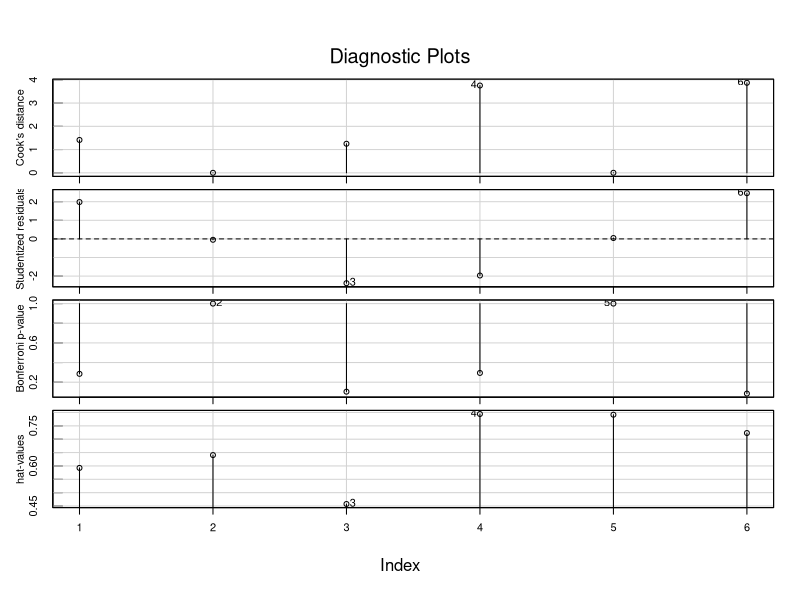
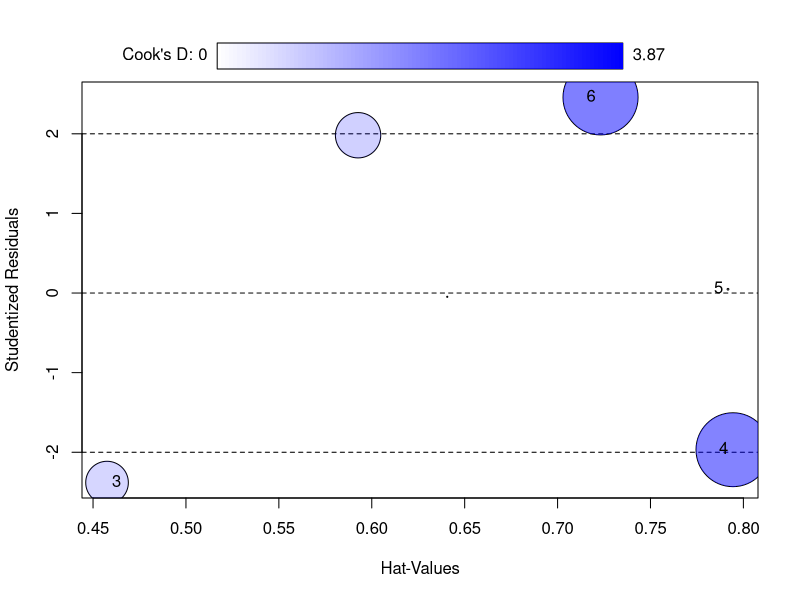
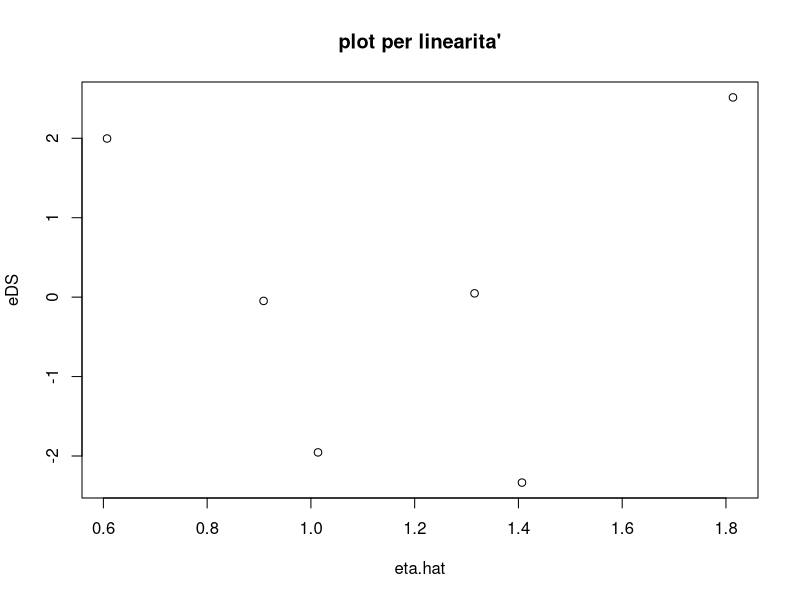
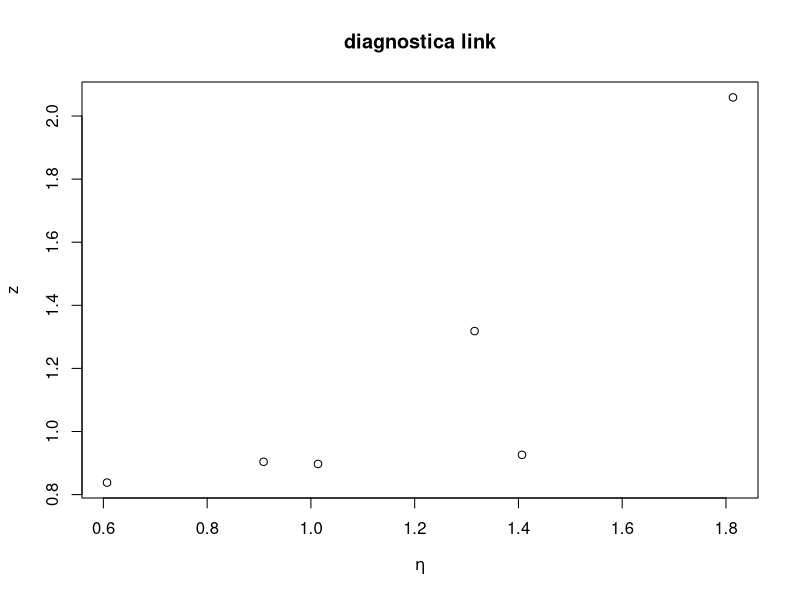
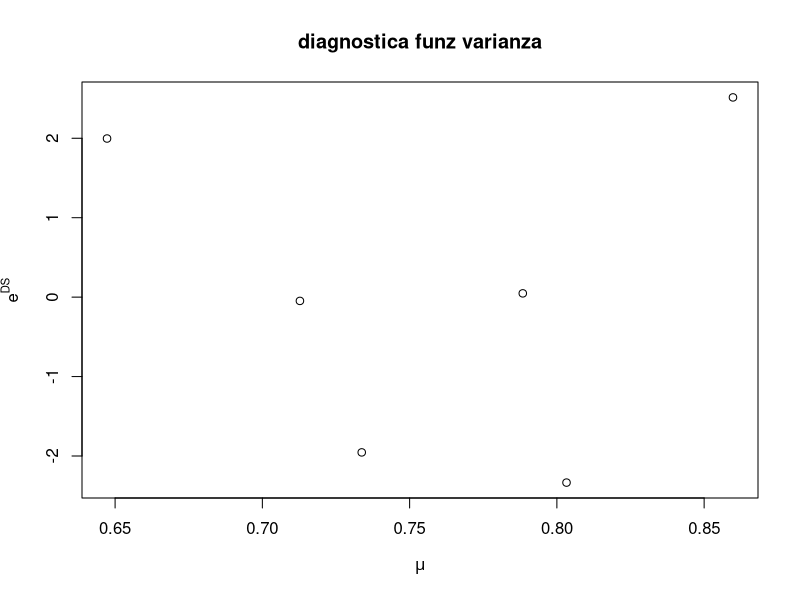
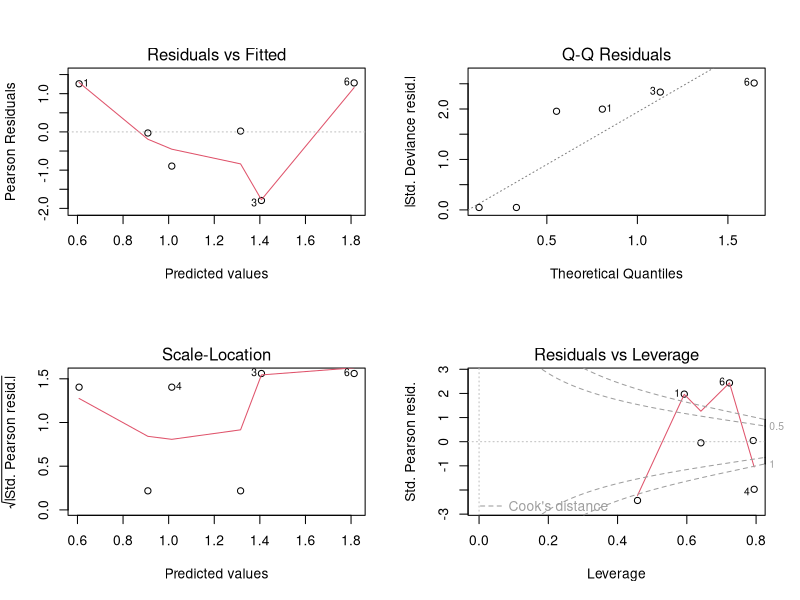
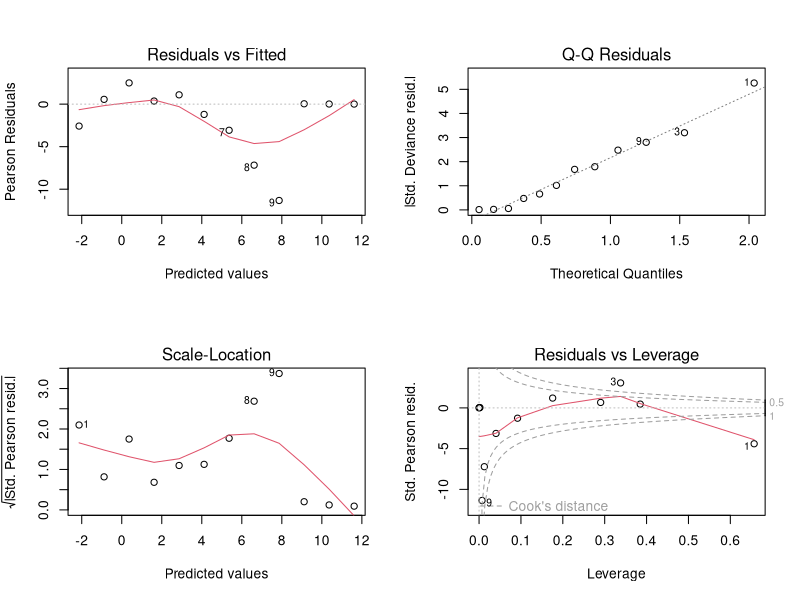
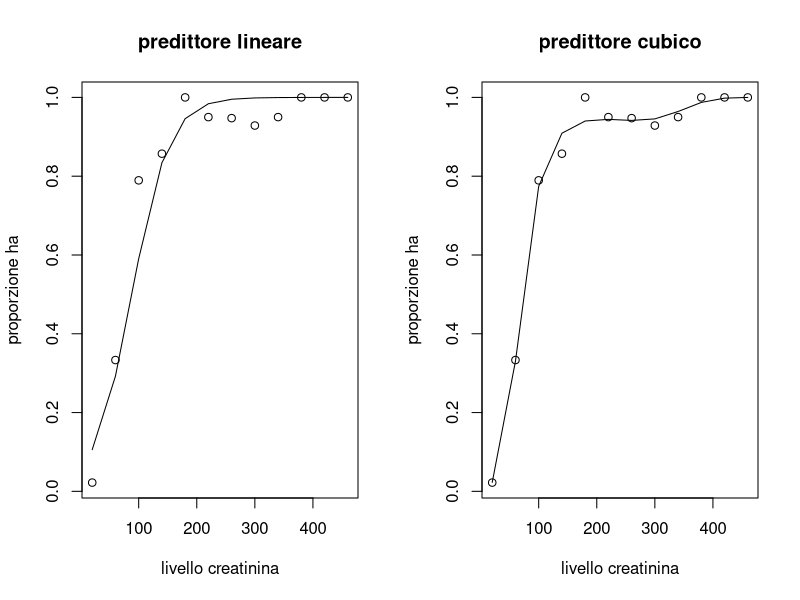

These charts were generated, in order, by the following R code:


###############
#STATISTICA III
###############

#____________________________________
#     LEZIONE 4: diagnostica
#____________________________________


#-------
#RESIDUI
#-------

#R fornisce molti tipi di residui

#residuals(mod) o residuals(mod,type="deviance")   fornisce i residui di devianza.
#E' la scelta di default per la diagnostica

#residuals(mod,type="pearson")   fornisce i residui di pearson

#residuals(mod,type="response")   fornisce i residui in termini di risposta,
#cioe' freq rel oss-prob stimate, cioe' yi-mui.hat. Sono i residui grezzi e
#numeratore dei residui di pearson

#residuals(mod,type="working")   fornisce un tipo di residui sotto prodotto della procedura IRLS,
#non servono per la diagnostica attenzione!!: mod$residuals fornisce i working


#LEVERAGE
#---------

#a differenza degli lm, la hat matrix H e' funzione non solo delle esplicative ma anche
#della risposta. Il leverage si usa in modo analogo agli lm: un leverage h.ii elevato e'
#indice di un punto di leva (potenziale punto influente), inoltre il leverage serve per
#ottenere residui standardizzati e jack-knifed estraendo gli h.ii dalla diagonale
#principale della matrice H

#influence(mod)$hat
#hatvalues(mod)

#RESIDUI STANDARDIZED E JACK-KNIFED (INT. O EST. STUDENTIZZATI)
#---------------------------------------------------------------

#le funzioni sono le stesse degli lm:  rstandard(mod) e rstudent(mod)
#rstandard possono essere di devianza o di pearson (occorre specificare il type="")

#rstudent no (sono solo un'approssimazione (di Williams) dei veri residui 
#jack-knifed)


#-----------------------------------------------------------------------------
#Binomial regression: Dataset proveniente da "The American Voter" 
#------------------------------------------------------------------------------

(closeness<-factor(rep(c("not close","close"),c(3,3)),levels=c("not close","close")))
(intensity<-factor(rep(c("weak","medium","strong"),2),levels=c("weak","medium","strong")))
voted<-c(91,121,64,214,284,201)
did.not.vote<-c(39,49,24,87,76,25)
data.vote<-data.frame(closeness,intensity,voted,did.not.vote)

(n<-sum(data.vote$voted+data.vote$did.not.vote))
(m<-length(closeness))
(n.i<-data.vote$voted+data.vote$did.not.vote)
(y.i<-data.vote$voted/n.i)


#stima dei due modelli binomiali (con e senza interazioni)
#-----------------------------------------------------------

binomial.mod<-glm(cbind(voted, did.not.vote)~closeness*intensity,family=binomial,data=data.vote)
binomial.mod2<-update(binomial.mod,.~.-closeness:intensity)


#-------------------------------------------------------------
#(1) Diagnostica per singole osservazioni o piccoli gruppi di oss.
#-------------------------------------------------------------

#(1.a) LEVERAGE
#------------
influence(binomial.mod)$hat   #nel modello saturo sono tutti 1 (fit perfetto)
influence(binomial.mod2)$hat
#oppure
hatvalues(binomial.mod2)

sum(hatvalues(binomial.mod2))         #k+1=4
(h.iimedio<-sum(hatvalues(binomial.mod2))/m)      #leverage medio



#(1.b) MISURE DI INFLUENZA
#-----------------------

#Sono analoghe a quelle degli lm. Tra le altre

#distanza di Cook:  cooks.distance(mod)  (valutare i dati con dist piu' elevata)
#-------------------------------------------------------------------------------
cooks.distance(binomial.mod2)


#stime dei coeff di regresssione: quanto cambiano se si omette l'i-esimo caso:
#-----------------------------------------------------------------------------
#influence(mod)$coef
influence(binomial.mod2)$coef


#(1.c) OUTLIER
#-----------

#tipicamente gli outlier vengono identificati con dati per i quali rstudent e' "elevato"
#(la soglia approssimata e' pari a 2, ma non tiene conto della correzione di Bonferroni)

(res.stud<-rstudent(binomial.mod2))
#2 residui sono superiori a 2 in modulo

library("car")
outlierTest(binomial.mod2)     #package car
#nessuno di questi sembra essere un outlier


#INFLUENCE INDEX PLOTS
#Grafici relativi alle varie misure (Cook's distances, leverages, Studentized residuals,
#and outlier significance levels) plottate per ogni u.s.
influenceIndexPlot(binomial.mod2)

#INFLUENCE PLOTS
#a "bubble" plot of Studentized residuals by hat values, with the areas of the
#circles representing the observations proportional to Cook's distances. 
#Vertical reference lines are drawn at twice and three times the average hat value,
#horizontal reference lines at -2, 0, and 2 on the Studentized-residual scale
influencePlot(binomial.mod2)



#--------------------------------------
#(2) Diagnostica per assunzioni modello
#--------------------------------------

#(2.a) forma strutturale: eventuali relazioni non lineari tra eta.hat (predittore
#lineare stimato) e e^DS (residui di devianza standardizzati)

(eta.hat<-predict(binomial.mod2,type="link"))        #di default, cioe' equivalente a predict(binomial.mod2)
(eDS<-rstandard(binomial.mod2,type="deviance"))      #di default, cioe' equivalente a rstandard(binomial.mod2)
plot(eta.hat,eDS,main="plot per linearita'")

x.new<-eta.hat^2
new.mod<-update(binomial.mod2,.~.+x.new)
summary(new.mod)
#c'e' evidenza di non linearita', tuttavia le esplicative sono fattori!!


#(2.a) forma strutturale: link. 
#Plot di eta.hat vs zeta.hat (stima pseudo-risposte) 

(eta.hat<-predict(binomial.mod2))
mu.hat<-predict(binomial.mod2,type="response")
(derivata<-1/(mu.hat*(1-mu.hat)))
zeta.hat<-eta.hat+(y.i-mu.hat)*derivata
plot(zeta.hat~eta.hat,xlab=expression(eta),ylab="z",main="diagnostica link")
#aspettativa: andamento rettilineo

#(2.b) funzione di varianza.
#mu.hat (risposta media stimata) vs residui standardizzati (di devianza o di pearson)
(mu.hat<-predict(binomial.mod2,type="response"))
(eDS<-rstandard(binomial.mod2,type="deviance")) 
#aspettativa: dispersione costante

#si usa anche: (mu.hat vs ePS)
plot(eDS~mu.hat,,xlab=expression(mu),ylab=expression(e^{DS}),main="diagnostica funz varianza")

#Oppure (eta.hat vs e grezzi), ma questi ultimi forniscono
#un grafico da interpretare diversamente!!


#--------------------------------
#Plot diagnostici di default di R
#--------------------------------

#Attenzione: a. i fitted values sono in termini di predittore lineare (etai=g(mui) e non di 
#                valori previsti per la risposta (mui) 
#            b. un leggero allontanamento dalla bisettrice nel QQ-plot e' frequente
#GRAFICO 1: RESIDUALS VS FITTED. Riporta eta.hat vs residui di pearson (eP)
#GRAFICO 2: NORMAL Q-Q
#GRAFICO 3: SCALE-LOCATION. Riporta eta.hat vs sqrt(ePS)
#GRAFICO 4: RESIDUALS VS LEVERAGE. Riporta h.ii vs ePS

par(mfrow=c(2,2))
plot(binomial.mod2)
par(mfrow=c(1,1))

summary(binomial.mod2)

#------------------------------------
#ESEMPIO ATTACCO CARDIACO CREATININA
#------------------------------------

#ck = livello di creatinina (solo valori centrali di classe)
#h.ok = numero di pazienti senza attacco cardiaco
#h.a = numero di pazienti con attacco cardiaco


ck<-c(20,60,100,140,180,220,260,300,340,380,420,460)
seq(20,460,by=40)
h.a<-c(2,13,30,30,21,19,18,13,19,15,7,8)    #yitilde
h.ok<-c(88,26,8,5,0,1,1,1,1,0,0,0)          #ni-yitilde
heart<-data.frame(ck,h.ok,h.a) 
(m<-length(ck))        #numero di pattern della esplicativa (con k=1 coincide col numero di valori)
(n.i<-h.ok+h.a)        #numero di repliche per ogni valore della esplicativa
(y.i<-h.a/n.i)         #frequenza relativa dei successi

#stima del modello di regressione logistica 
mod.1<-glm(y.i~ck,family=binomial,weights=n.i)
summary(mod.1)

par(mfrow=c(2,2))
plot(mod.1)
par(mfrow=c(1,1))


#commenti
#---------
#sembra ci sia un trend nel primo plot.
#il plot dei residui vs i fitted suggerisce un predittore lineare cubico al posto della retta

#il primo punto e' influente

mod.3<-glm(y.i~ck+I(ck^2)+I(ck^3),family=binomial,weights=n.i)
mod.3

summary(mod.3)

#la devianza=4.252 h circa la meta` dei gdl=8. L'AIC e' passato da 62.33 a 33.66
#(miglioramento sostanziale)

#Dati osservati e valori fittati
par(mfrow=c(1,2))
plot(y.i~ck,xlab="livello creatinina", ylab="proporzione ha",main="predittore lineare")
lines(ck,fitted(mod.1))

plot(y.i~ck,xlab="livello creatinina", ylab="proporzione ha",main="predittore cubico")
lines(ck,fitted(mod.3))
par(mfrow=c(1,1))
#e' molto meglio!

#Ovviamente il confronto va fatto formalmente tramite test (funzione "anova" ma e' TRV
#cioe' basato sulla devianza)

anova(mod.1,mod.3,test="Chisq")
#forte evidenza contro l'ipotesi nulla: chiaro sostegno al modello cubico
1-pchisq(32.676,2)

#attenzione
anova(mod.1,mod.3,test="F")   #non va bene!!!

#test F: k1=1, k2=3, m=12
(dev.1<-mod.1$deviance)
(dev.2<-mod.3$deviance)
(f.obs<-((dev.1-dev.2)/2)/(dev.2/8))
1-pf(f.obs,2,8)


#diagnostica
par(mfrow=c(2,2))
plot(mod.3)
par(mfrow=c(1,1))

#i residui mostrano pattern meno chiari (forse la funzione di varianza non e' adatta?)


